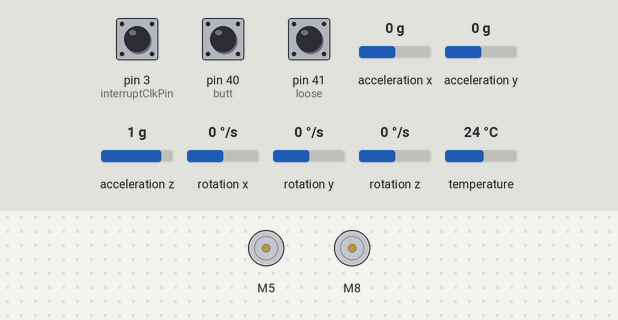
This sketch was run on a simulated Arduino Mega 2560, built with avr-gcc and run on an emulated ATmega2560. Shown: 2 × DC motor (green arrow = forward, orange = backward, longer = faster). Inputs (shaded band) come from the test bench; at power-on: pin 40 (butt) HIGH, rotation z 0 °/s, pin 3 (interruptClkPin) HIGH, pin 41 (loose) HIGH, acceleration x 0 g, acceleration y 0 g, acceleration z 1 g, rotation x 0 °/s, rotation y 0 °/s, temperature 24 °C.

Above: at 2.2 s.
2.3 s: pin 40 (butt) pulled LOW for 0.15 s
At 3.1 s:
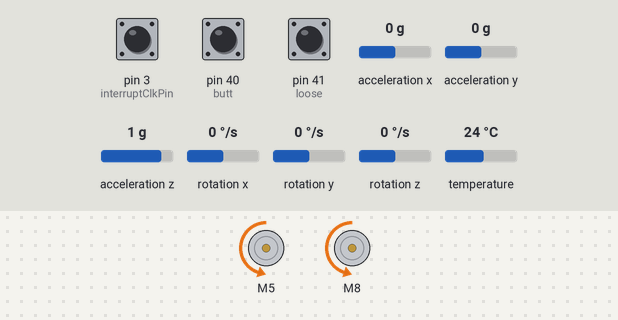
3.9 s: rotation z set to 12 °/s
6.9 s: rotation z set to 14 °/s
At 9.2 s:
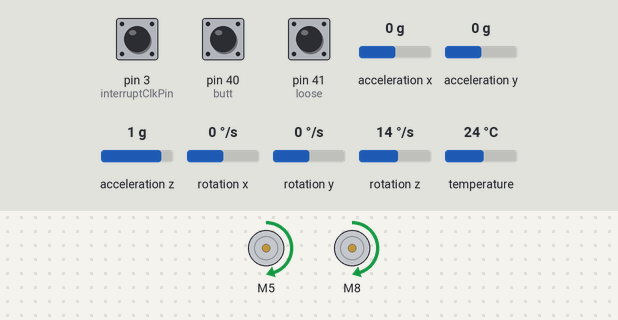
9.7 s: rotation z set to -192 °/s
At 10.5 s:
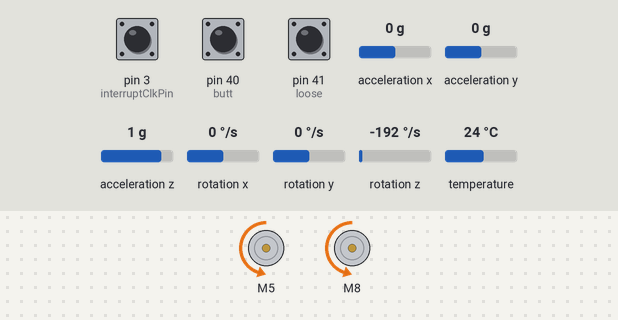
11.2 s: rotation z set to 16 °/s
14.2 s: rotation z set to 21 °/s
At 14.9 s:
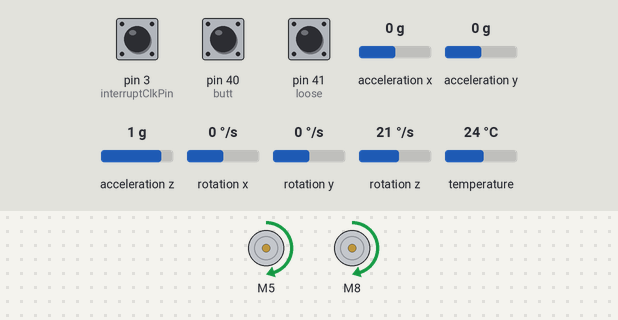
Timing chart, 0 to 16.9 s (numbered marks = the images above; inputs shaded):
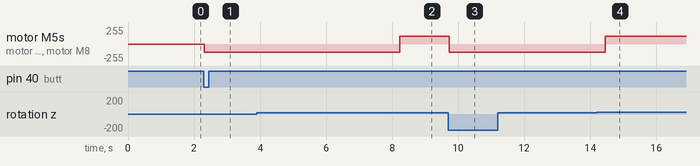

The sketch:

Controller2.ino
```cpp
#include <I2Cdev.h>
#include <L298NX2.h>
#include <ky-040.h>
#include "Adafruit_LIS3DH.h"
#include <Wire.h>
#include <Adafruit_MPU6050.h>

//Change name below
//<p>File myFile;</p><p>// class default I2C address is 0x68
//// specific I2C addresses may be passed as a parameter here
//// AD0 low = 0x68 (default for InvenSense evaluation board)
//// AD0 high = 0x69
//
////MPU6050 accelgyro(0x69); // <-- use for AD0 high</p><p>int pinCS = 10; //CS pin for SD card

//Insert lis3dh library for accel
//ACCELEROMETER
double scale = 16384; //divide values by MPU6050 sensitivity scale to get readings in g's (m/s^2 / 9.8)
//Adafruit_LIS3DH accOne =  Adafruit_LIS3DH();
//Adafruit_LIS3DH accTwo =  Adafruit_LIS3DH();

Adafruit_MPU6050 accLeft = Adafruit_MPU6050();
Adafruit_MPU6050 accRight = Adafruit_MPU6050();

//struct accel{
//  const Adafruit_LIS3DH a;
//};
//accel acc []= {
//  {accOne},
//  {accTwo}
//};

#define r1                   10
#define interruptClkPin         3      // This pin must have a minimum 0.47 uF capacitor
//#define ENCODER_DT1         A0      // data pin
#define switchPin         A9      // switch pin (active LOW)
#define maxRot        1      // this example defines two rotaries for this encoder
//
#define LEDRED 32
#define LEDGREEN 33
#define LEDBOOL 34
#define loose 41
#define butt 40
bool lsFor = true;
double prevValL = 0;
double prevValR = 0;
bool posL = false;
bool posR = false;
bool first = false;
//int i = 0;
//
ky040 encOne = ky040(interruptClkPin, 38, switchPin,maxRot);
ky040 encTwo = ky040(interruptClkPin, 37, switchPin,maxRot);
ky040 encThree = ky040(interruptClkPin, 36, switchPin,maxRot);
ky040 encFour = ky040(interruptClkPin, 35, switchPin,maxRot);


struct encoders{
    const ky040 e;
  };
  encoders enc [] = {
    {encOne},
    {encTwo},
    {encThree},
    {encFour}
  };


const unsigned int IN1 = 5;
const unsigned int IN2 = 6;
const unsigned int EN1 = 4;
const unsigned int IN3 = 8;
const unsigned int IN4 = 9;
const unsigned int EN2 = 7;
L298NX2 lMotor(EN1,IN1,IN2,EN2,IN3,IN4);

const unsigned int IN5 = 11;
const unsigned int IN6 = 12;
const unsigned int EN3 = 10;
const unsigned int IN7 = 28;
const unsigned int IN8 = 29;
const unsigned int EN4 = 24 ;
L298NX2 rMotor(EN3,IN5,IN6,EN4,IN7,IN8);
//
//struct mot{
//  const L298NX2 m;
//};
//mot motors [] = {
//  {motorOne},
//  {motorTwo}
//};
double b[] = {.9912,-1.9823,.9912};
double a[] = {1,-1.9822,.9824};
double x[3];
double y[3];
double xr[3];
double yr[3];
double startTime = 0;
double sumL = 0;
double sumR = 0;
double initD = 10;
double alpha = 1/ ((2*3.14*((initD/1000)) *.25) + 1);
bool enter = true;

void setup() {
  // put your setup code here, to run once:
  delay(1000);
//  pinMode(LEDRED, OUTPUT);
//  pinMode(LEDGREEN,OUTPUT);
//  pinMode(LEDBOOL, OUTPUT);
  pinMode(butt, INPUT_PULLUP);
   pinMode(loose, INPUT_PULLUP);
   pinMode(4,OUTPUT);
   pinMode(5,OUTPUT);
   pinMode(6,OUTPUT);
   pinMode(7,OUTPUT);
   pinMode(8,OUTPUT);
   pinMode(9,OUTPUT);

  if(!accLeft.begin(0x69)){
    Serial.println("Couldnt start Left");
    while (1) yield();
  }


  if(!accRight.begin(0x68)){
    Serial.println("Couldnt start Right");
    while (1) yield();
  }


//  Serial.println("found");

  accLeft.setFilterBandwidth(MPU6050_BAND_5_HZ);
  accRight.setFilterBandwidth(MPU6050_BAND_5_HZ);

  startTime = millis();
  for(int i = 0; i < 4; i++){
    enc[i].e.AddRotaryCounter(r1,0,-20,35,1.65,false);
    enc[i].e.SetRotary(r1);
  }

  lMotor.setSpeed(120);
  rMotor.setSpeed(120);
}

int i = 100;
void loop() {
  delay(initD);
//  accOne.read();
while(!digitalRead(loose)){
    Serial.println("LOOSE");
          digitalWrite(4,HIGH);
          digitalWrite(5,HIGH);
          digitalWrite(6,HIGH);

          digitalWrite(7,HIGH);
          digitalWrite(8,HIGH);
          digitalWrite(9,HIGH);

          digitalWrite(10,HIGH);
          digitalWrite(11,HIGH);
          digitalWrite(12,HIGH);

          digitalWrite(24,HIGH);
          digitalWrite(28,HIGH);
          digitalWrite(29,HIGH);
          first = false;
}
  sensors_event_t al, gl, templ;
  accLeft.getEvent(&al, &gl, &templ);
if(!digitalRead(butt) || first){


//          digitalWrite(4,HIGH);
//          digitalWrite(5,HIGH);
if(i % 400 > 200 && enter){
          lMotor.setSpeedB(120);
          lMotor.setSpeedA(120);
          lMotor.forward();
          enter = false;
}
  if(y[0] > -10) {
//    lMotor.setSpeedB(90);
//          lMotor.s etSpeedA(120);
          lMotor.forward();
  }
  if(y[0] < 15){
//    lMotor.setSpeedA(90);
//  lMotor.setSpeedB(120);
  lMotor.backward();
  }
//          digitalWrite(6,LOW);
//  if(i % 400 > 200){
//          lMotor.setSpeedB(90);
//          lMotor.setSpeedA(120);
//          lMotor.forward();
//
//
////          lMotor.reset();
//} else
//{
//  lMotor.setSpeedA(90);
//  lMotor.setSpeedB(120);
//  lMotor.backward();
//
//}
//          digitalWrite(7,HIGH);
//          digitalWrite(8,HIGH);
//          digitalWrite(9,HIGH);

//          digitalWrite(10,HIGH);
//          digitalWrite(11,HIGH);
//          digitalWrite(12,HIGH);
//
//          digitalWrite(24,HIGH);
//          digitalWrite(28,HIGH);
//          digitalWrite(29,LOW);


//          delay(1000);
//          digitalWrite(4,HIGH);
//          digitalWrite(5,HIGH);
//          digitalWrite(6,HIGH);
//
//          digitalWrite(7,HIGH);
//          digitalWrite(8,LOW);
//          digitalWrite(9,HIGH);
//          lMotor.backwardFor(1000);
//          lMotor.reset();
//          if (gl.gyro.z < .1 && gl.gyro.z > -.1) {
//    gl.gyro.z = 0;
//  }

          sumL += gl.gyro.z;
            Serial.print(gl.gyro.z / 3.14 * 180);
          Serial.print('\t');

  x[0] = sumL;
//  y[0] = b[0]*x[0] + b[1]*x[1] + b[2]*x[2];
y[0] = alpha*y[1] + alpha*(x[0] - x[1]);
//  x[2] = x[1];
  x[1] = x[0];
//  y[2] = y[1];
  y[1] = y[0];

  Serial.println(y[0]);
          i++;
//          digitalWrite(10,HIGH);
//          digitalWrite(11,LOW);
//          digitalWrite(12,HIGH);
//
//          digitalWrite(24,HIGH);
//          digitalWrite(28,HIGH);
//          digitalWrite(29,HIGH);
//          delay(1000);
          first = true;
  }else{

//
//  sensors_event_t a, g, temp;
//  sensors_event_t al, gl, templ;
//  accLeft.getEvent(&al, &gl, &templ);
//  sensors_event_t ar, gr, tempr;
//  accRight.getEvent(&ar, &gr, &tempr);
//
////  if(lsFor){
//    a = al;
//    g = gl;
////    temp = templ
////  } else {
////    a = ar;
////    g = gr;
////  }
//  double changeL;
//  double changeR;
////  acc[0].a.read();
////  double xO;
//
//
///*
// *
// * ASSUMING LEFT LEG FORWARD
// *
// * When Yellow is HIGH
// *  - Move forward left motor
// *  - Move right back motor
// *  - When red triggers, stop
// *  - Wait for blue
// *
// *
//*  When Blue is HIGH
//*   - Move back left motor
//*   - Move front right motor
//*   - When red triggers, stop
//*   - Wait for blue
//*
//*
//*   Let out?
//*   After yellow, until blue high spin opposite?
//*/
//
//
////  if (lsFor){
//
//
//  if (g.gyro.z < .1 && g.gyro.z > -.1) {
//    g.gyro.z = 0;
//  }
//  sumL += g.gyro.z;
//
//  x[0] = sumL;
//  y[0] = b[0]*x[0] + b[1]*x[1] + b[2]*x[2];
//  x[2] = x[1];
//  x[1] = x[0];
//  y[2] = y[1];
//  y[1] = y[0];
//
////  Serial.print(y[0]);
////  Serial.print("\t");
//
//  if(prevValL == 0){
//      prevValL = g.gyro.z;
//      lMotor.stop();
//  } else {
//    changeL = g.gyro.z - prevValL;
//      if (g.gyro.z > 0) {
//        if (changeL > 0){
//          //YELLOW HIGH
//          //BACKWARD
//          lMotor.forward();
////          Serial.print("LBACK");
////          Serial.print('\t');
////          lMotor.backward();
////          rMotor.backward();
////          rMotor.backward();
//        } else {
//          //YELLOW LOW
////          Serial.print("LSTOP");
////          Serial.print('\t');
//          digitalWrite(5,HIGH);
//          digitalWrite(6,HIGH);
//          digitalWrite(8,HIGH);
//          digitalWrite(9,HIGH);
////          lMotor.stop();
////          rMotor.stop();
//        }
//          //BLUE LOW
////          lMotor.stop();
////          rMotor.stop();
//      } else if (g.gyro.z < 0){
//        if (changeL < 0){
//          //BLUE HIGH
////          lMotor.backwardA();
////          Serial.print("LFORWARD");
////          Serial.print('\t');
//          lMotor.backward();
////          rMotor.forward();
////          rMotor.backwardA();
//        } else {
//          //BLUE YELLOW LOW
////          Serial.print("LSTOP");
////          Serial.print('\t');
//          digitalWrite(5,HIGH);
//          digitalWrite(6,HIGH);
//          digitalWrite(8,HIGH);
//          digitalWrite(9,HIGH);
////          lMotor.stop();
////          rMotor.stop();
//        }
//      }
//
//
//
//    if (changeL > .05) {
//      if(posL == false){
//        //RED HIGH
//          digitalWrite(5,HIGH);
//          digitalWrite(6,HIGH);
//          digitalWrite(8,HIGH);
//          digitalWrite(9,HIGH);
////        lMotor.stop();
////        rMotor.stop();
//      }
//      posL = true;
//    } else if (changeL < -.05){
//      if(posL == true){
//        //RED HIGH
//        lMotor.stop();
////        rMotor.stop();
//      }
//        posL = false;
//      } else {
//          digitalWrite(5,HIGH);
//          digitalWrite(6,HIGH);
//          digitalWrite(8,HIGH);
//          digitalWrite(9,HIGH);
////        lMotor.stop();
//      }
//      prevValL = g.gyro.z;
//    }
//
////  Serial.print(lMotor.isMovingA());
////  Serial.print("\t");
//
/////////////////////////////////////////////////////
////
////  rMotor.forwardFor(1000);
//
//  g = gr;
//  a = ar;
//
//  if (g.gyro.z < .1 && g.gyro.z > -.1) {
//    g.gyro.z = 0;
//  } else {
//    g.gyro.z = - g.gyro.z;
//  }
//  sumR += g.gyro.z;
//
//  xr[0] = sumR;
//  yr[0] = b[0]*xr[0] + b[1]*xr[1] + b[2]*xr[2];
//  xr[2] = xr[1];
//  xr[1] = xr[0];
//  yr[2] = yr[1];
//  yr[1] = yr[0];
//
////  Serial.println(yr[0]);
//
//  if(prevValR == 0){
//      prevValR = g.gyro.z;
//  } else {
//    changeR = g.gyro.z - prevValR;
////    Serial.print(g.gyro.z);
////    Serial.print("\t");
////    Serial.println(changeR);
//      if (g.gyro.z > 0) {
//        if (changeR > 0){
//          //YELLOW HIGH
////          lMotor.backward();
////          lMotor.backward();
//          rMotor.backward();
////          rMotor.backward();
//        } else {
//          //YELLOW LOW
////          lMotor.stop();
//          digitalWrite(11,HIGH);
//          digitalWrite(12,HIGH);
//          digitalWrite(28,HIGH);
//          digitalWrite(29,HIGH);
////          rMotor.stop();
//          }
//          //BLUE LOW
////          lMotor.stop();
////          rMotor.stop();
//      } else {
//        if (changeR < 0){
//          //BLUE HIGH
////          lMotor.backwardA();
////          lMotor.forward();
//          rMotor.forward();
////          rMotor.backwardA();
//        } else {
//          //BLUE YELLOW LOW
////          lMotor.stop();
//          digitalWrite(11,HIGH);
//          digitalWrite(12,HIGH);
//          digitalWrite(28,HIGH);
//          digitalWrite(29,HIGH);
////          rMotor.stop();
//        }
//      }
//
//
//
//    if (changeR > .05) {
//      if(posR == false){
//        //RED HIGH
////        lMotor.stop();
// digitalWrite(11,HIGH);
//          digitalWrite(12,HIGH);
//          digitalWrite(28,HIGH);
//          digitalWrite(29,HIGH);
////        rMotor.stop();
//      }
//      posR = true;
//    } else if (changeR < -.05){
//      if(posR == true){
//        //RED HIGH
////        lMotor.stop();
//        rMotor.stop();
//      }
//        posR = false;
//      } else {
//         digitalWrite(11,HIGH);
//          digitalWrite(12,HIGH);
//          digitalWrite(28,HIGH);
//          digitalWrite(29,HIGH);
////        rMotor.stop();
//      }
//      prevValR = g.gyro.z;
//    }
//
//
//Serial.println(g.gyro.z);
//


//}
//  Serial.print(millis() - startTime);
//  Serial.print('\t');
//  Serial.print(g.gyro.z);
//  Serial.print("\t");
//  Serial.println(g.gyro.y);


//  }


  }


}
```

Measured:
- the behaviour switches between 13 and 14 °/s on rotation z (found by bisection; images 1 and 2)
- the behaviour switches between 18 and 19 °/s on rotation z (found by bisection; images 3 and 4)
- after the input at 2.3 s, motor M5, motor M8: stopped → backward 120/255 at once
- after the input at 3.9 s, every drawn part: stays the same
- after the input at 6.9 s, motor M5, motor M8: backward 120/255 → forward 120/255 after 1.3 s
- after the input at 9.7 s, motor M5, motor M8: forward 120/255 → backward 120/255 at once
- after the input at 11.2 s, every drawn part: stays the same
- after the input at 14.2 s, motor M5, motor M8: backward 120/255 → forward 120/255 after 0.25 s instead of 0.61 s
